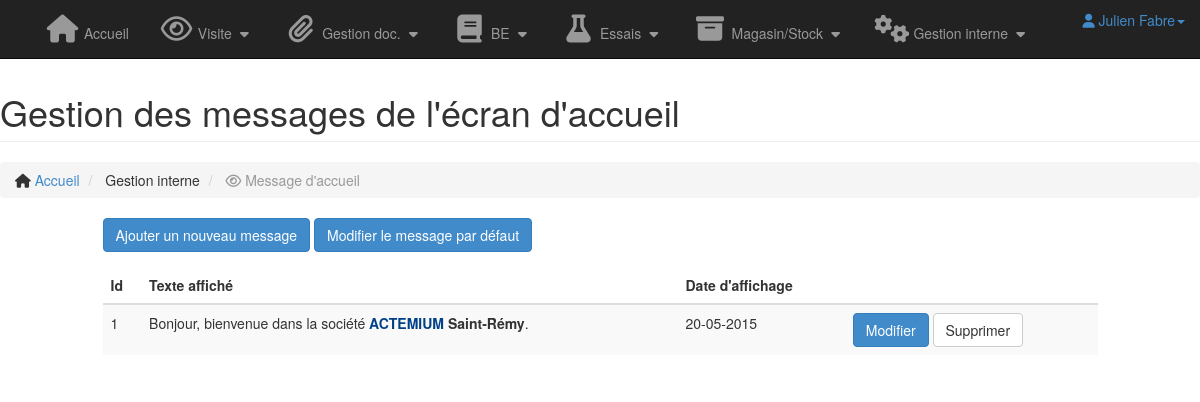
Screenshot of /modules/parametres/ecran.php (signed in) with the database file from the repository.
### tables this page shows
CREATE TABLE `accueil` (
  `id` int(11) NOT NULL,
  `value` varchar(500) NOT NULL,
  `date` date NOT NULL
);

### modules/parametres/ecran.php (the view, shortened to what this page needs)
<?php
include '../../lib/includes.php';
$select = $db->query("SELECT id, value, DATE_FORMAT(date, '%d-%m-%Y') AS date FROM accueil ORDER BY date ASC");
$messages = $select->fetchAll();
include '../../partials/header_index.php'
?>
<div id="wrapper">
    <?php include '../../partials/navigation.php' ?>
    <div id="page-wrapper">
        <div class="container-fluid">
            <div class="row">
                <div class="col-lg-12">
                    <?= flash(); ?>
                    <h1 class="page-header">
                        Gestion des messages de l'écran d'accueil
                    </h1>
                    <ol class="breadcrumb">
                        <li>
                            <i class="fa fa-home"></i>  <a href="<?= WEBROOT; ?>">Accueil</a>
                        </li>
                        <li>
                            Gestion interne
                        </li>
                        <li class="active">
                            <i class="fa fa-eye"></i> Message d'accueil
                        </li>
                    </ol>
                </div>
            </div>
            <form class="form-horizontal">
                <div class="form-group">
                    <div class="col-sm-6 col-sm-offset-1">
                        <button type="button" class="btn btn-primary" data-toggle="modal" data-target="#newVisite">Ajouter un nouveau message</button>
                        <button type="button" class="btn btn-primary LienModalEcran" id="#LienModalEcran" data-toggle="modal" data-target="#modalModif" rel="1">Modifier le message par défaut</button>
                    </div>
                </div>
            </form>
            <div class="row">
                <div class="col-lg-10 col-lg-offset-1">
                    <div class="table-responsive">
                        <table class="table table-hover table-striped" id="tableVisites">
                            <thead>
                                <tr>
                                    <th data-field="id">Id</th>
                                    <th data-field="texte">Texte affiché</th>
                                    <th data-field="date">Date d'affichage</th>
                                    <th data-field="modifier"></th>
                                </tr>
                            </thead>
                            <tbody>
                                <?php foreach($messages as $message): ?>
                                    <tr>
                                        <td><?= $message['id']; ?></td>
                                        <td><?= $message['value']; ?></td>
                                        <td><?= $message['date']; ?></td>
                                        <td>
                                            <button type="button" class="btn btn-primary LienModalEcran" id="#LienModalEcran" data-toggle="modal" data-target="#modalModif" rel="<?= $message['id']; ?>">Modifier</button>
                                            <a href="?delete=<?= $message['id']; ?>" class="btn btn-default" onclick="return confirm('Voulez-vous supprimer ce message?');">Supprimer</a>
                                        </td>
                                    </tr>
                                <?php endforeach; ?>
                            </tbody>
                        </table>
                    </div>
                </div>
            </div>
        </div>
    </div>
</div>
<?php
include '../../partials/footer_index.php'
?>

### rows the page displays
accueil: id "1", value "Bonjour, bienvenue dans la société ACTEMIUM Saint-Rémy .", date "20-05-2015"

### other values shown
$_SESSION['Auth']['prenom'] "Julien"
$_SESSION['Auth']['nom'] "Fabre"
